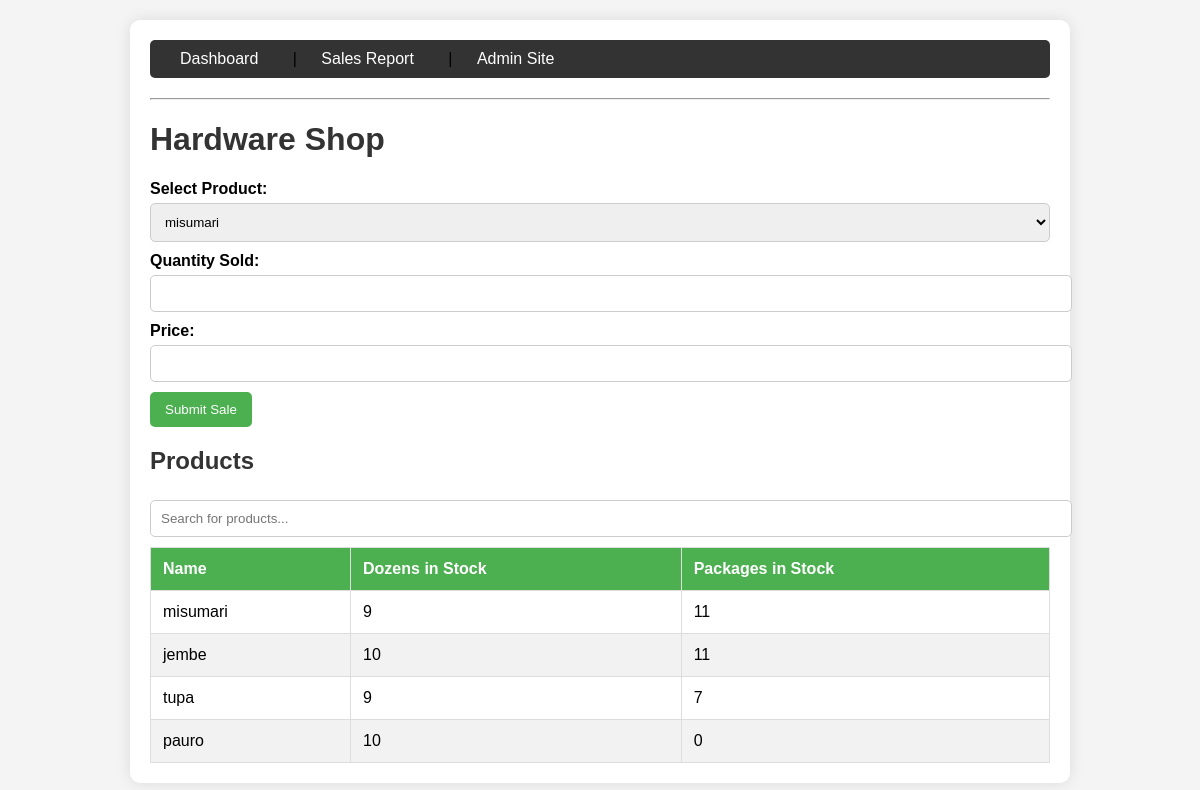
The page / on the database its author committed.
### inventory/models.py (models this page shows, shortened)
class Product(models.Model):
    name = models.CharField(max_length=100)
    dozen_count = models.IntegerField(default=0)  # Number of dozens
    package_count = models.IntegerField(default=0)  # Number of individual packages

### inventory/views.py (the view, shortened to what this page needs)
# urls.py: path('', views.dashboard, name='dashboard'),
def dashboard(request):
    products = Product.objects.all()
    return render(request, 'inventory/dashboard.html', {'products': products})

### inventory/templates/inventory/dashboard.html (shortened to what this page needs)
{% load static %}
<!DOCTYPE html>
<html lang="en">
<head>
    <link rel="stylesheet" href="{% static 'inventory/css/styles.css' %}">
</head>
<body>
    <div class="container">
        <nav>
            <a href="{% url 'dashboard' %}">Dashboard</a> |
            <a href="{% url 'sales_report' %}">Sales Report</a> |
            <a href="/admin/" target="_blank">Admin Site</a>
        </nav>
        <hr>
        <h1>Hardware Shop</h1>
        <form method="POST">
            <label for="product">Select Product:</label>
            <select name="product" id="product">
                {% for product in products %}
                    <option value="{{ product.id }}">{{ product.name }}</option>
                {% endfor %}
            </select><br>
            <label for="quantity_sold">Quantity Sold:</label>
            <input type="number" name="quantity_sold" id="quantity_sold" required><br>
            <label for="price">Price:</label>
            <input type="number" name="price" id="price" required><br>
            <button type="submit">Submit Sale</button>
        </form>
        <h2>Products</h2>
        <input type="text" id="searchBar" onkeyup="searchProducts()" placeholder="Search for products...">
        <table id="productsTable">
            <thead>
                <tr>
                    <th>Name</th>
                    <th>Dozens in Stock</th>
                    <th>Packages in Stock</th>
                </tr>
            </thead>
            <tbody>
                {% for product in products %}
                    <tr>
                        <td>{{ product.name }}</td>
                        <td>{{ product.dozen_count }}</td>
                        <td>{{ product.package_count }}</td>
                    </tr>
                {% endfor %}
            </tbody>
        </table>
    </div>
</body>
</html>

### inventory/static/inventory/css/styles.css (style rules this page uses)
body { font-family: Arial, sans-serif; background-color: #f4f4f4; margin: 0; padding: 20px; }
h1, h2 { color: #333; }
.container { max-width: 900px; margin: 0 auto; background: #fff; padding: 20px; border-radius: 10px; box-shadow: 0 0 15px rgba(0, 0, 0, 0.1); }
nav { background-color: #333; padding: 10px; border-radius: 5px; margin-bottom: 20px; }
nav a { color: white; text-decoration: none; padding: 10px 20px; border-radius: 5px; }
nav a:not(:last-child) { margin-right: 10px; }
form { margin-bottom: 20px; }
label { font-weight: bold; }
input[type="number"], select { width: 100%; padding: 10px; margin-top: 5px; margin-bottom: 10px; border-radius: 5px; border: 1px solid #ccc; }
button { background-color: #4CAF50; color: white; padding: 10px 15px; border: none; border-radius: 5px; cursor: pointer; }
table { width: 100%; border-collapse: collapse; }
table, th, td { border: 1px solid #ddd; }
th, td { padding: 12px; text-align: left; }
th { background-color: #4CAF50; color: white; }
tr:nth-child(even) { background-color: #f2f2f2; }
#searchBar { width: 100%; padding: 10px; margin-top: 5px; margin-bottom: 10px; border-radius: 5px; border: 1px solid #ccc; }

### rows shown on the page
Product: name "misumari", dozen_count "9", package_count "11"
Product: name "jembe", dozen_count "10", package_count "11"
Product: name "tupa", dozen_count "9", package_count "7"
Product: name "pauro", dozen_count "10", package_count "0"

### other values the page prints
form field product "misumari"
